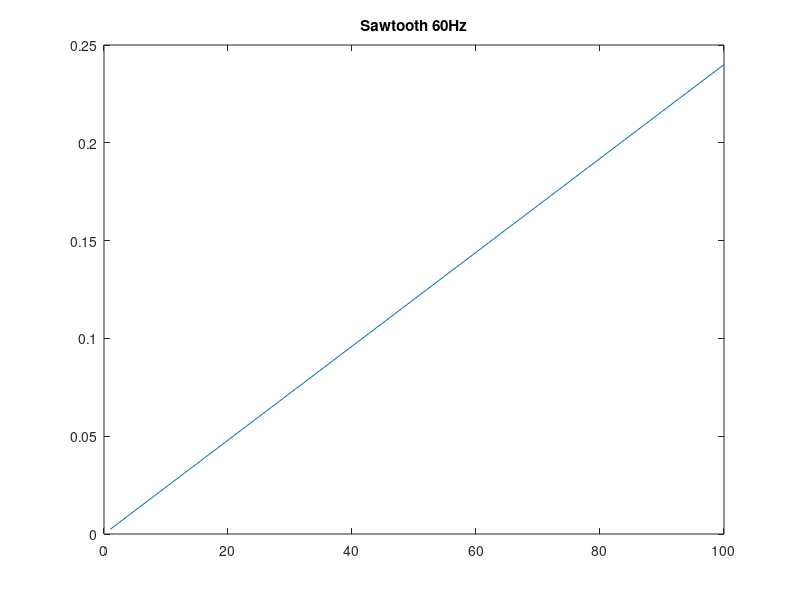
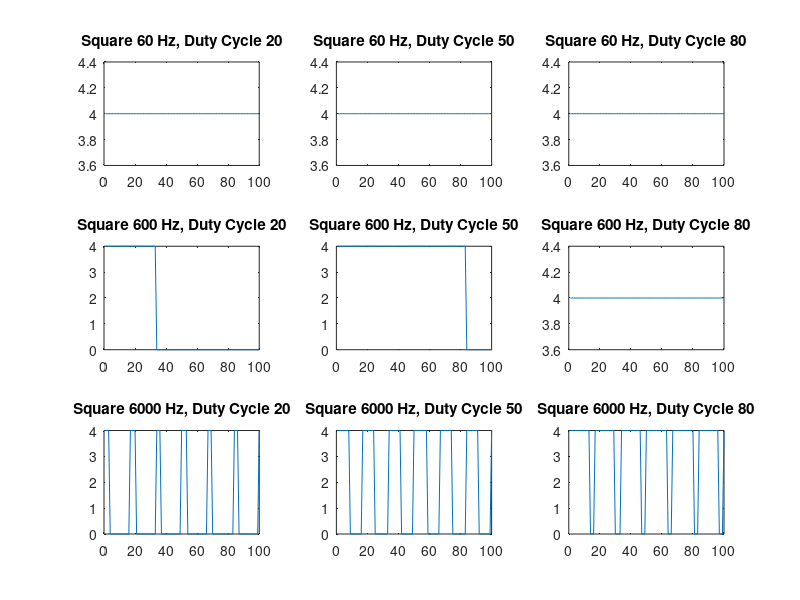

The MATLAB script that drew these images, in order:
% Define time-related parameters.
period_T = 0.001;
delta_t = period_T/100; % sampling time
number_data_points = period_T/delta_t; % Define the waveform.
Vmax = 4;
Vmin = 0;
Vpp = Vmax - Vmin; % peak-to-peak
Vamp = Vpp/2; % amplitude
Vdc_offset = (Vmax - Vmin)/2 + Vmin; % dc offset
% Define frequency in Hz and rad/s.
f = 60; % in Hz
dcycles = [20,50,80];
p = 1;
% Create waveform using for-loop.
for i = 1:4 % For the 4 graphs: sawtooth(60Hz) and square(60Hz,600Hz,6000Hz)
    for j = 1:3
        omega = 2*pi*f; % in rad/s
        for k = 1:number_data_points
            t(k) = k*delta_t;
            % Define kth element of voltage array.
            if (i > 1)
                v(k) = Vamp*square(omega*t(k),dcycles(j)) + Vdc_offset;
            else
                v(k) = Vamp*sawtooth(omega*t(k)) + Vdc_offset;
            end
            
        end
        if (i > 1)
            rms = sqrt(mean(v.^2));
            fprintf('SQUARE WAVE %d Hz, DUTY CYCLE %d : RMS = %d\n',f,dcycles(j),rms)
            figure(2)
            subplot(3,3,p);
            plot(v)
            title(sprintf('Square %d Hz, Duty Cycle %d',f,dcycles(j)))
            p = p + 1;
        else
            rms = sqrt(mean(v.^2));
            fprintf('SAWTOOTH WAVE %d Hz : RMS = %d\n',f,rms)
            figure(1)
            plot(v)
            title('Sawtooth 60Hz')
            break
        end
    end
    if (i > 1)
        f = f*10;
    end
end